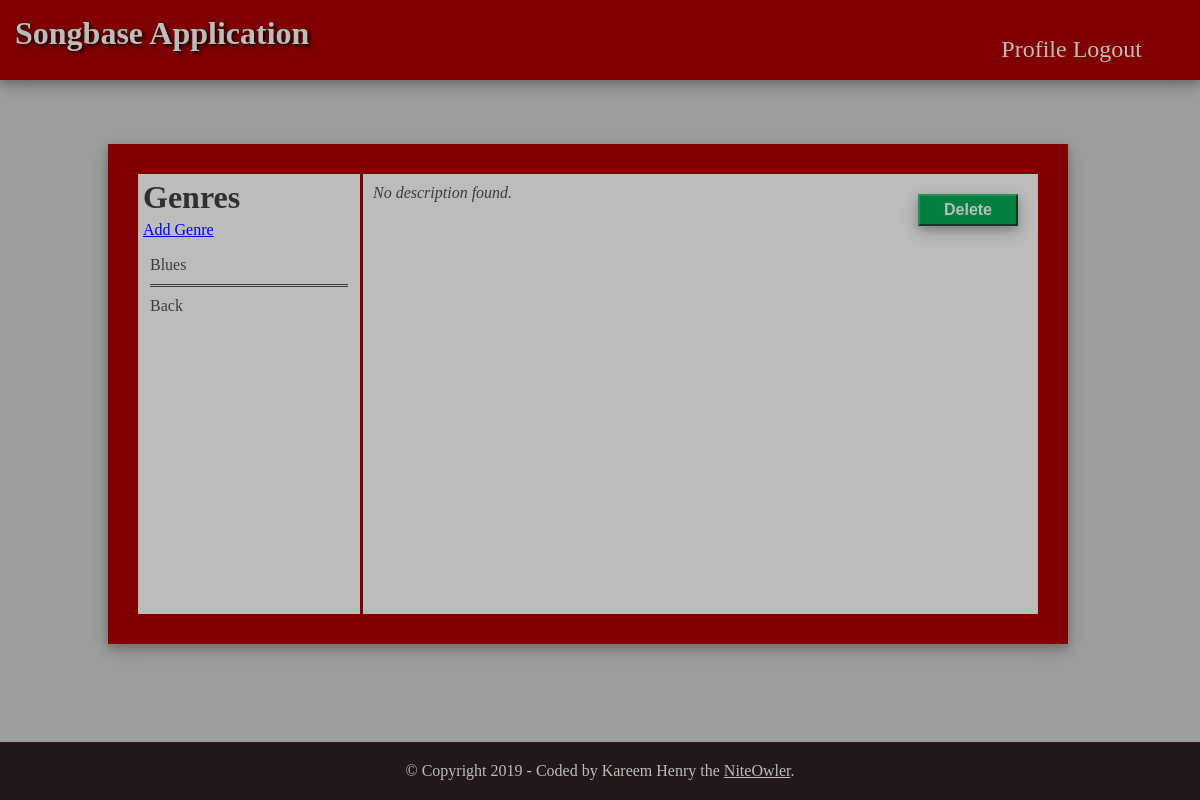
The page /songbase/Blues/hoochi-choochi-man/1 (signed in) on the database as committed earlier.
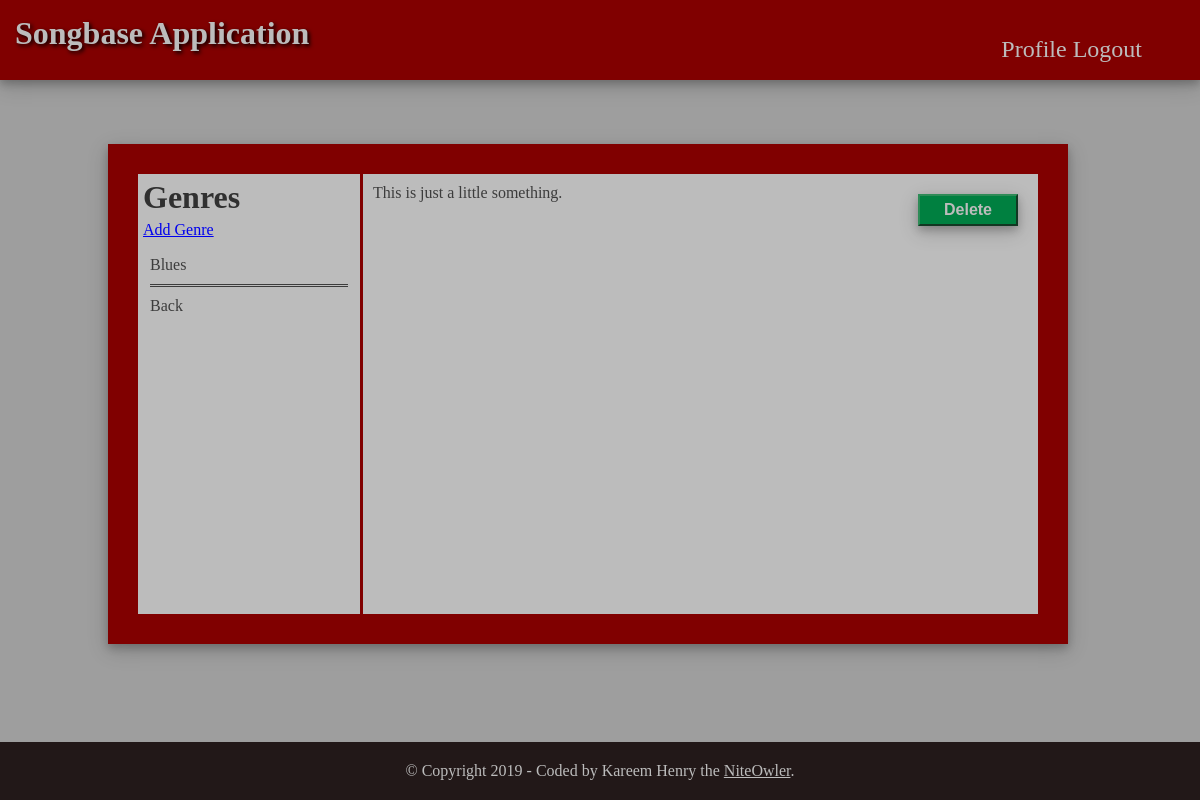
The same page on the database as committed later.
### models.py (models this page shows, shortened)
class Genre(db.Model):
    __tablename__ = 'genre'
    id = db.Column(db.Integer, primary_key=True, autoincrement=True)
    name = db.Column(db.String(250), nullable=False)
    tracks = db.relationship("Track", backref="genre")

class Track(db.Model):
    __tablename__ = 'track'
    id = db.Column(db.Integer, primary_key=True, autoincrement=True)
    name = db.Column(db.String(250), nullable=False)
    slug = db.Column(db.String(250), nullable=False)
    description = db.Column(db.String(250))
    date = db.Column(db.DateTime, nullable=False, default=datetime.utcnow)
    gen_id = db.Column(db.Integer, db.ForeignKey('genre.id'))
    user_id = db.Column(db.Integer, db.ForeignKey('user.id'))

### main.py (the view)
@main.route('/songbase/<path:genre_name>/<int:genre_id>')
def showTracks(genre_name, genre_id):
    gen_title = Genre.query.\
        filter(Genre.id == genre_id)
    track = Track.query.\
        filter(Track.gen_id == genre_id).\
        order_by(desc(Track.date)).all()
    trk_count = quesession.query(func.count(Track.id)).\
        filter(Track.gen_id == genre_id)
    quesession.close()
    full = quesession.query(Genre.name, Track.name, Track.slug, Track.id).\
        filter(Genre.id == genre_id, Track.gen_id == genre_id).all()
    quesession.close()
    return render_template(
        'views/tracks.html',
        gen_title=gen_title,
        track=track,
        trk_count=trk_count,
        full=full
    )

### app.py (called while the page is built)
def create_app():
    app = Flask(
                __name__,
                instance_relative_config=True
    )
    basedir = os.path.abspath(os.path.dirname(__file__))
    app.config['SQLALCHEMY_DATABASE_URI'] = \
        'sqlite:///' + os.path.join(basedir, 'music.db')
    app.secret_key = 'GenKey'
    app.config['SECRET_KEY'] = 'GenKey'
    app.config['SQLALCHEMY_TRACK_MODIFICATIONS'] = True
    db.init_app(app)
    login_manager = LoginManager()
    login_manager.login_view = 'auth.login'
    login_manager.init_app(app)
    from models import User
    @login_manager.user_loader
    def load_user(user_id):
        return User.query.get(int(user_id))
    from auth import auth as auth_blueprint
    app.register_blueprint(auth_blueprint)
    from main import main as main_blueprint
    app.register_blueprint(main_blueprint)
    return app

### templates/views/info.html (shortened to what this page needs)
{% extends "base.html" %}
{% block rightcontent %}
<div id="right-content">
<h1>Genres</h1>
{% if current_user.is_authenticated %}
    <div id="addtrk"><a class="" href="{{url_for('main.addGenre')}}">Add Genre</a></div>
{% endif %}
        <ul>
        {% for genre in genre %}
            <li>{{ genre.name }}</li>
        {% endfor %}
            <li id="spacer"></li>
            <li><a id="" href="{{url_for('main.home')}}">Back</a></li>
        </ul>
</div>
{% endblock %}
{% block leftcontent %}
<div id="left-content">
{% if current_user.is_authenticated %}
        <input class="" type="submit" value="Delete">
{% endif %}
    <div id="track_list">
        <div class="">
        {% for full in full %}
            <div class="">{{ full.description }}</div>
        {% else %}
            <div><em>No description found.</em></div>
        {% endfor %}
        </div>
    </div>
</div>
{% endblock %}

Rows that differ between the two databases and show on the page:
added Track: description "This is just a little something."
Other text that changed with them:
text no longer shown: "No description found."
